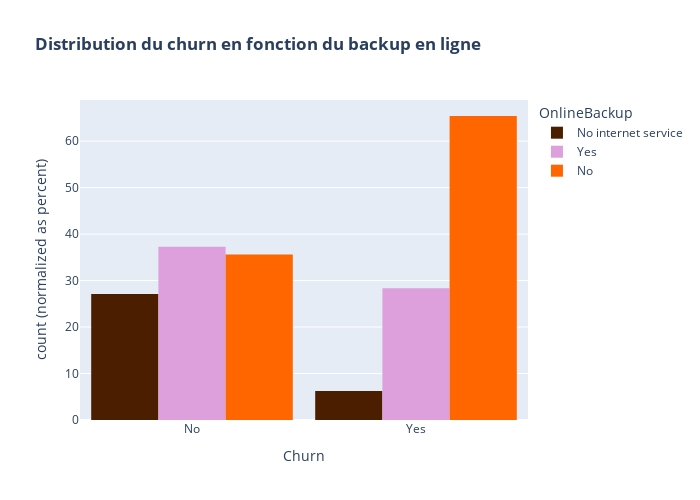

Notebook code cell kept with this figure:
### Code cell
# Distribution de churn par rapport aux backup en ligne
color_map = {"Yes": "#dda0dd",
             "No": "#ff6600",
             "No internet service":"#4c1e00"}
fig = px.histogram(df, x="Churn", color="OnlineBackup",barnorm ='percent', barmode="group",title="<b>Distribution du churn en fonction du backup en ligne<b>",color_discrete_map=color_map)
fig.update_layout(width=700, height=500, bargap=0.1)
fig.show()

# En proportion, les clients qui n'ont pas eu de backup en ligne sont les plus nombreux à changer d'opérateur

### Figure 1 — Plotly figure (JSON) as saved in the notebook; plotly's stock layout.template omitted (floating-point values rounded to 4 significant figures; data arrays with more than 128 entries replaced by an {"elided": "..."} marker saying what was removed)
{"data": [{"alignmentgroup": "True", "bingroup": "x", "hovertemplate": "OnlineBackup=No internet service<br>Churn=%{x}<br>count (normalized as percent)=%{y}<extra></extra>", "legendgroup": "No internet service", "marker": {"color": "#4c1e00", "pattern": {"shape": ""}}, "name": "No internet service", "offsetgroup": "No internet service", "orientation": "v", "showlegend": true, "type": "histogram", "x": {"elided": "1291 str values"}, "xaxis": "x", "yaxis": "y"}, {"alignmentgroup": "True", "bingroup": "x", "hovertemplate": "OnlineBackup=Yes<br>Churn=%{x}<br>count (normalized as percent)=%{y}<extra></extra>", "legendgroup": "Yes", "marker": {"color": "#dda0dd", "pattern": {"shape": ""}}, "name": "Yes", "offsetgroup": "Yes", "orientation": "v", "showlegend": true, "type": "histogram", "x": {"elided": "2090 str values"}, "xaxis": "x", "yaxis": "y"}, {"alignmentgroup": "True", "bingroup": "x", "hovertemplate": "OnlineBackup=No<br>Churn=%{x}<br>count (normalized as percent)=%{y}<extra></extra>", "legendgroup": "No", "marker": {"color": "#ff6600", "pattern": {"shape": ""}}, "name": "No", "offsetgroup": "No", "orientation": "v", "showlegend": true, "type": "histogram", "x": {"elided": "2605 str values"}, "xaxis": "x", "yaxis": "y"}], "layout": {"bargap": 0.1, "barmode": "group", "barnorm": "percent", "height": 500, "legend": {"title": {"text": "OnlineBackup"}, "tracegroupgap": 0}, "title": {"text": "<b>Distribution du churn en fonction du backup en ligne<b>"}, "width": 700, "xaxis": {"anchor": "y", "domain": [0, 1], "title": {"text": "Churn"}}, "yaxis": {"anchor": "x", "domain": [0, 1], "title": {"text": "count (normalized as percent)"}}}}
